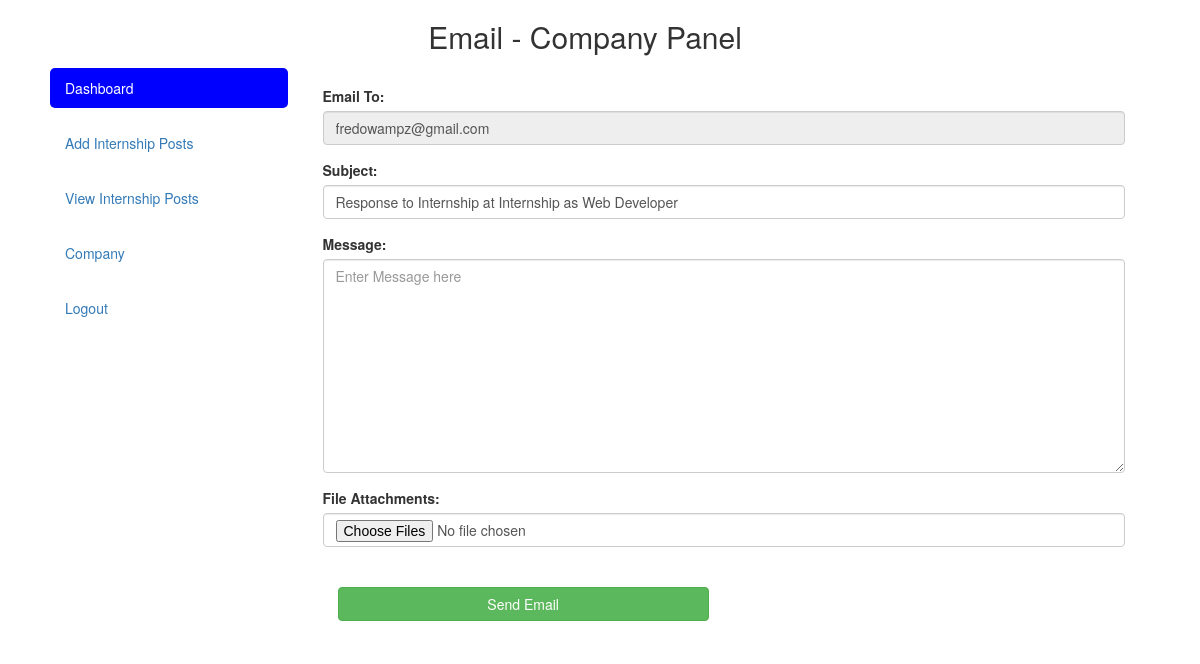
The page /company/email.php?app=JGHJ8766&post=KYA4221 (signed in) on the database its author committed.
### tables this page shows
CREATE TABLE `applicants` (
  `id` int(11) NOT NULL,
  `appID` varchar(30) NOT NULL,
  `postID` varchar(30) NOT NULL,
  `S_name` varchar(100) NOT NULL,
  `S_email` varchar(100) NOT NULL,
  `S_address` varchar(100) NOT NULL,
  `S_phone` varchar(15) NOT NULL,
  `S_university` varchar(20) NOT NULL,
  `submitteddate` varchar(30) NOT NULL,
  `updated` timestamp(6) NOT NULL DEFAULT CURRENT_TIMESTAMP(6)
);

CREATE TABLE `posts` (
  `id` int(11) NOT NULL,
  `postID` varchar(30) NOT NULL,
  `name` varchar(300) NOT NULL,
  `CID` varchar(30) NOT NULL,
  `start` varchar(15) NOT NULL,
  `end` varchar(15) NOT NULL,
  `applied` int(11) NOT NULL,
  `ac_years` varchar(50) NOT NULL,
  `docs` varchar(300) NOT NULL,
  `applicants` int(11) NOT NULL,
  `intern_type` varchar(50) NOT NULL,
  `certification` varchar(10) NOT NULL,
  `submitteddate` varchar(30) NOT NULL,
  `updated` timestamp(6) NOT NULL DEFAULT CURRENT_TIMESTAMP(6),
  `deleted` varchar(5) NOT NULL,
  `deleteddate` varchar(30) NOT NULL
);

### company/email.php (the view, shortened to what this page needs)
<?php include 'comp/header.php'; ?>
  <?php
      include 'conn/conn.php';
        $appID = $_REQUEST['app'];
        $po_info = $conn->query("SELECT * FROM applicants LEFT JOIN posts on posts.postID = applicants.postID WHERE appID = '$appID' LIMIT 1")->fetch_assoc();
     ?>
      <div class="col-md-9">
        <center><img src="<?php echo $co_info['logo'] ?>" style="border-radius: 100%; width: 100px; margin-bottom: 20px;"></center>
        <form method="POST" enctype="multipart/form-data">
          <div class="text-center col-md-12"><?php echo $error; ?></div>
            <div class="form-group">
              <label for="email">Email To:</label>
              <input type="email" class="form-control" id="email" placeholder="Enter email" value="<?php echo $po_info['S_email']; ?>" name="email" required="" readonly>
            </div>
            <div class="form-group">
              <label for="email">Subject:</label>
              <input type="text" class="form-control" id="phone" placeholder="Enter subject" value="Response to Internship at <?php echo $po_info['name']; ?>" name="subject" required="">
            </div>
            <div class="form-group">
              <label for="pwd">Message:</label>
              <textarea class="form-control" placeholder="Enter Message here" name="message" rows="10" required=""></textarea>
            </div>
            <div class="form-group">
              <label for="pwd">File Attachments:</label>
              <input type="file" class="form-control" name="files" multiple="" accept="image/*">
            </div>
            <div class="form-group col-md-6 pt-4">
              <label for="inputCity">&nbsp;</label><br>
              <button type="submit" class="btn btn-success btn-block" name="send-email">Send Email</button>
            </div>
        </form>
      </div>
    </div>
  </div>
  </body>
</html>

### rows shown on the page
applicants: email "fredowampz@gmail.com", subject "Response to Internship at Internship as Web Developer"

### other values the page prints
$title "Email"
